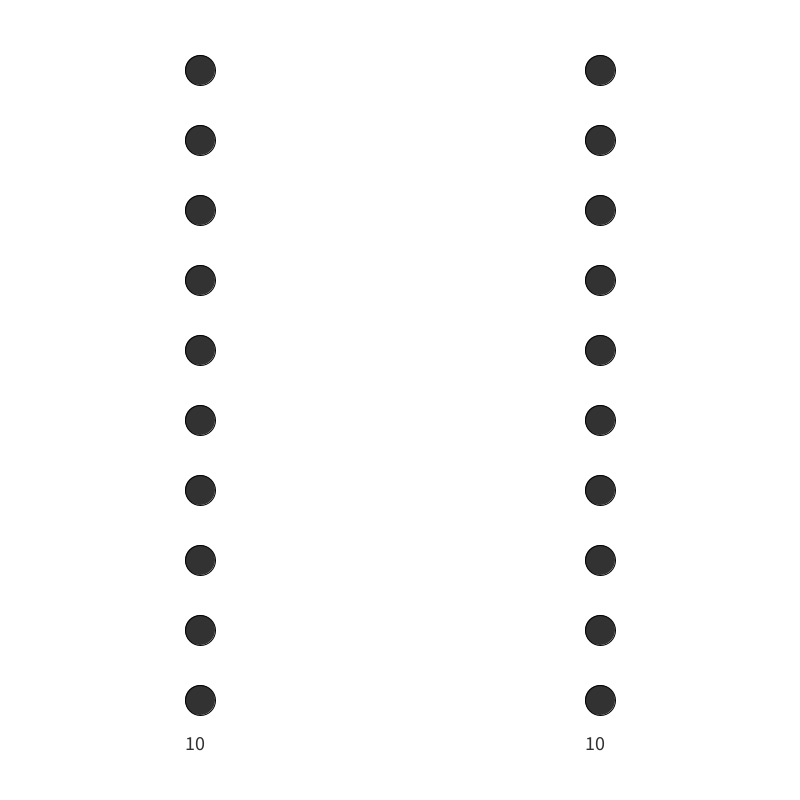
Frame 1 (no input)
Frame 60 (the mouse pressed at the canvas centre just before this capture): identical to frame 1, image omitted
Frame 120 (the mouse held since frame 60 and released just before this capture): identical to frame 1, image omitted

The Processing sketch that drew this single still picture (run headless with seeded random() and noise(); from frame 60 on, the mouse is pressed at the canvas centre):

// Processing sketch: Arrays
// ── Arrays.pde
int amount = 10;

//Array[]
Object[] ObjectArray = new Object[amount];

//ArrayList
ArrayList<Object> ObjectArrayList = new ArrayList<Object>();

void setup() {
  size(800, 800);

  //Array[]
  for (int i = 0; i < ObjectArray.length; i++) {
    ObjectArray[i] = new Object(200, 70*(i+1), 30);
  }

  //ArrayList
  for (int i = 0; i < amount; i++) {
    ObjectArrayList.add(new Object(600, 70*(i+1), 30));
  }
}

void draw() {
  textSize(20);
  background(255);

  //Viser alle objekter i Array ved brug af et for loop
  for (int i = 0; i < ObjectArray.length; i++) {
    ObjectArray[i].update();
  }

  //Viser alle objekter i ArrayList ved brug af et "for each" loop
  for (Object t : ObjectArrayList) {
    t.update();
  }

  //De to forskellige måder at finde helholvis længden eller størelsen på de to arrays
  text(ObjectArray.length, 185, 750);
  text(ObjectArrayList.size(), 585, 750);
}


void mouseClicked() {
  //Array
  //Hvis musen er clicket inden for en cirkel skal den fjerne cirkelen
  for (int i = 0; i < ObjectArray.length; i++) {
    if (ObjectArray[i].checkIfInside()) {  
      ObjectArray[i].location.x = -100;
    }
  }

  //Arraylist 
  //Men ved ArrayList kan man bare bruge remove() funktionen til at fjerny objektet helt.
  for (int i = ObjectArrayList.size()-1; i >= 0; i--) {
    if (ObjectArrayList.get(i).checkIfInside()) {
      ObjectArrayList.remove(i);
    }
  }
}

// ── Object.pde
class Object {

  PVector location;
  int radius;

  Object(int x, int y, int r) {

    location = new PVector(x, y);
    radius = r;
  }

  void update() {
    display();
  }

  void display() {

    fill(50);
    ellipse(location.x, location.y, radius, radius);
    
  }
  
  boolean checkIfInside() {
    float distX = mouseX - location.x;
    float distY = mouseY - location.y;
    float distance = sqrt( (distX*distX) + (distY*distY) );
    if (distance <= radius) {
      return true;
    }
    return false;
  }
}
